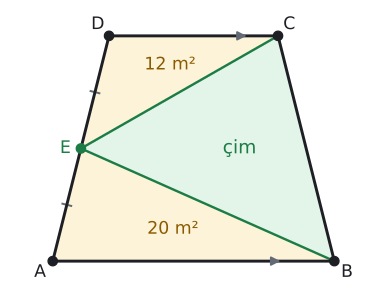

Reproduce this figure in Python.
# Alıştırma 9: E [AD]'nin orta noktası; A(ABE) = 20, A(DEC) = 12 → A(EBC) = 32. (|AB| = 10, |DC| = 6, h = 8 ile çizildi.)
import sys; sys.path.insert(0, "tools")
from cizim import *

S = 1.0  # ölçek: yazı ve işaret boşlukları bu birimle çarpılır
P = lambda x, y: np.array([float(x), float(y)])
uz = lambda U, V: round(float(np.linalg.norm(U - V)), 4)
def alan(*K):
    x = [k[0] for k in K]; y = [k[1] for k in K]
    return round(abs(sum(x[i] * y[i - 1] - x[i - 1] * y[i] for i in range(len(K)))) / 2, 4)
def kesis(p, u, q, v):
    t = np.linalg.solve(np.array([u, -v]).T, q - p); return p + t[0] * u
def paralel_isareti(U, V, renk=SOLUK, k=0.18, f=0.5):
    M = U + f * (V - U); t = (V - U) / np.linalg.norm(V - U)
    ax.annotate("", xy=M + k * S * t, xytext=M - k * S * t, arrowprops=dict(arrowstyle="-|>", color=renk, lw=1.4, mutation_scale=14))
def cetik(U, V, n=1, renk=SOLUK, L=0.16):
    M = (U + V) / 2; t = (V - U) / np.linalg.norm(V - U); m = np.array([-t[1], t[0]])
    for i in range(n):
        c = M + (i - (n - 1) / 2) * 0.13 * S * t
        ax.plot(*zip(c - L * S * m, c + L * S * m), color=renk, lw=1.5)
def olcu(U, V, metin, d=0.3, renk=YAZI, fs=13):
    """[UV] parçasının ortasına, U->V yönünün soluna d kadar uzağa yazı (d < 0: sağına)."""
    M = (U + V) / 2; t = (V - U) / np.linalg.norm(V - U); m = np.array([-t[1], t[0]])
    ax.text(*(M + d * S * m), metin, ha="center", va="center", color=renk, fontsize=fs)
def dik_isareti(K, U, V, r=0.28):
    a_ = (U - K) / np.linalg.norm(U - K) * r * S; b_ = (V - K) / np.linalg.norm(V - K) * r * S
    ax.plot(*zip(K + a_, K + a_ + b_, K + b_), color=SOLUK, lw=1.3)
def boya(*K, renk=MAVI_ACIK):
    ax.add_patch(patches.Polygon(np.array(K), closed=True, facecolor=renk, edgecolor="none", zorder=0))
def ortasi(*K):
    return sum(K) / len(K)
def ad(K, metin, dx, dy, renk=YAZI):
    ax.text(K[0] + dx * S, K[1] + dy * S, metin, ha="center", va="center", color=renk, fontsize=13)
def yamuk(A, B, C, D, fa=0.5, fd=0.5):
    ax.plot(*zip(A, B, C, D, A), color=YAZI, zorder=3)
    paralel_isareti(A, B, f=fa); paralel_isareti(D, C, f=fd)
    for Q in (A, B, C, D): nokta(ax, *Q, "")
def cerceve(xmin, xmax, ymin, ymax, en=6.0):
    fig, ax = sekil(en, en * (ymax - ymin) / (xmax - xmin))
    ax.set_aspect("equal"); ax.axis("off")
    ax.set_xlim(xmin, xmax); ax.set_ylim(ymin, ymax)
    return fig, ax

A, B, C, D = P(0, 0), P(10, 0), P(8, 8), P(2, 8)
E = (A + D) / 2
print("ABE", alan(A, B, E), "DEC", alan(D, E, C), "EBC", alan(E, B, C), "ABCD", alan(A, B, C, D))
fig, ax = cerceve(-1.6, 11.0, -1.0, 9.0, en=4.8)
boya(A, B, E, renk=SARI_ACIK); boya(D, E, C, renk=SARI_ACIK); boya(E, B, C, renk=YESIL_ACIK)
ax.plot(*zip(E, B), color=YESIL, lw=1.8); ax.plot(*zip(E, C), color=YESIL, lw=1.8)
yamuk(A, B, C, D, fa=0.8, fd=0.8)
cetik(A, E); cetik(E, D)
nokta(ax, *E, "", renk=YESIL)
ad(A, "A", -0.45, -0.4); ad(B, "B", 0.45, -0.4); ad(C, "C", 0.4, 0.4); ad(D, "D", -0.4, 0.4)
ad(E, "E", -0.55, 0, renk=YESIL)
ax.text(*ortasi(A, B, E) + P(0.6, -0.2), "20 m²", ha="center", va="center", color=SARI, fontsize=13)
ax.text(*ortasi(D, E, C) + P(0.5, 0.3), "12 m²", ha="center", va="center", color=SARI, fontsize=13)
ax.text(*ortasi(E, B, C) + P(0.3, 0), "çim", ha="center", va="center", color=YESIL, fontsize=14)
kaydet(fig, __file__)
